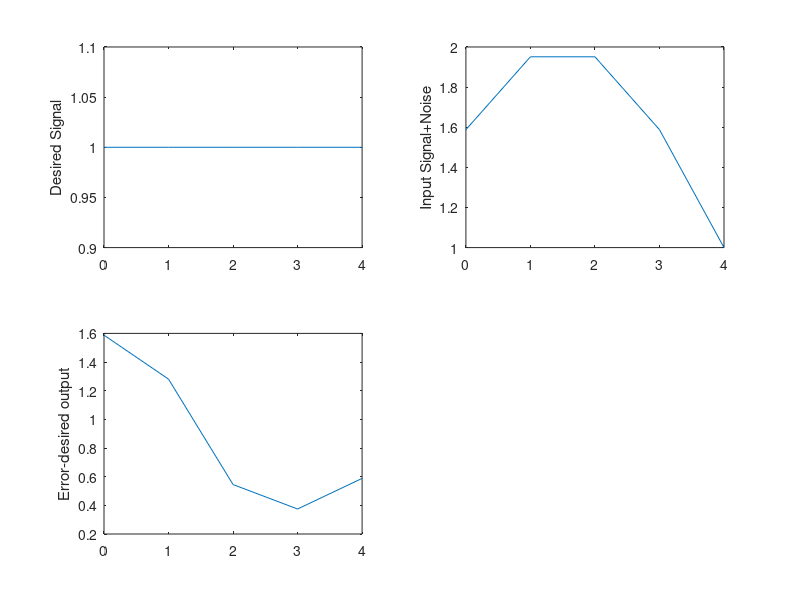

The MATLAB source for this figure:
N=input('length of sequence N = ');
t=[0:N-1];
M=10
w0=1;  w1=10; 
d=square(2*pi*[1:N]*w0./100);          
n=sin(2*pi*[1:N]*w1./100);
x=d+n;
w=zeros(M,1); 
a=zeros(M,1);
lambda=0.98;
delta=0.9988;
p=(power(delta,-1))*eye(M,M);
for i=1:N
  for k=M:-1:2
 a(k)=a(k-1);
  end;
  a(1)=n(i)
  pi=p*a;
  k=pi./(lambda+a'*pi);
  e(i) = x(i) -w'*a;  
 w = w + k*e(i);
 p=power(lambda,-1)*p-power(lambda,-1)*(k'*a)'*p;
   end;
subplot(221),plot(t,d),ylabel('Desired Signal'),
subplot(222),plot(t,x),ylabel('Input Signal+Noise'),
subplot(223),plot(t,e),ylabel('Error-desired output');
NF=10*log10(sum((var(x))/(var(e))));